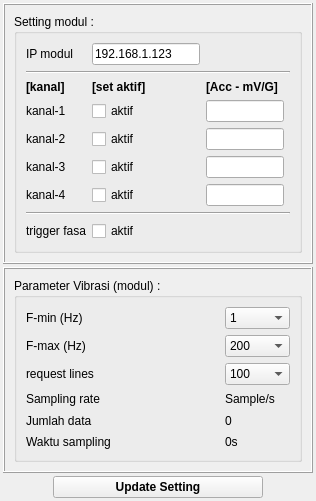
<?xml version="1.0" encoding="UTF-8"?>
<ui version="4.0">
 <class>ModulSetting</class>
 <widget class="QWidget" name="ModulSetting">
  <property name="geometry">
   <rect>
    <x>0</x>
    <y>0</y>
    <width>316</width>
    <height>501</height>
   </rect>
  </property>
  <property name="sizePolicy">
   <sizepolicy hsizetype="Fixed" vsizetype="Fixed">
    <horstretch>0</horstretch>
    <verstretch>0</verstretch>
   </sizepolicy>
  </property>
  <property name="minimumSize">
   <size>
    <width>0</width>
    <height>0</height>
   </size>
  </property>
  <property name="windowTitle">
   <string>Form</string>
  </property>
  <layout class="QVBoxLayout" name="verticalLayout">
   <property name="spacing">
    <number>3</number>
   </property>
   <property name="sizeConstraint">
    <enum>QLayout::SetDefaultConstraint</enum>
   </property>
   <property name="margin">
    <number>3</number>
   </property>
   <item>
    <widget class="QFrame" name="frame">
     <property name="frameShape">
      <enum>QFrame::Box</enum>
     </property>
     <property name="frameShadow">
      <enum>QFrame::Raised</enum>
     </property>
     <layout class="QVBoxLayout" name="verticalLayout_2">
      <item>
       <widget class="QGroupBox" name="groupBox">
        <property name="title">
         <string>Setting modul :</string>
        </property>
        <layout class="QGridLayout" name="gridLayout">
         <item row="0" column="1">
          <widget class="QLabel" name="label">
           <property name="text">
            <string>IP modul</string>
           </property>
          </widget>
         </item>
         <item row="0" column="2">
          <widget class="QLineEdit" name="le_ip_modul">
           <property name="sizePolicy">
            <sizepolicy hsizetype="Fixed" vsizetype="Fixed">
             <horstretch>0</horstretch>
             <verstretch>0</verstretch>
            </sizepolicy>
           </property>
           <property name="text">
            <string>192.168.1.123</string>
           </property>
          </widget>
         </item>
         <item row="1" column="1" colspan="4">
          <widget class="Line" name="line">
           <property name="orientation">
            <enum>Qt::Horizontal</enum>
           </property>
          </widget>
         </item>
         <item row="3" column="1">
          <widget class="QLabel" name="label_2">
           <property name="text">
            <string>kanal-1</string>
           </property>
          </widget>
         </item>
         <item row="3" column="2">
          <widget class="QCheckBox" name="chk_kanal1">
           <property name="text">
            <string>aktif</string>
           </property>
          </widget>
         </item>
         <item row="5" column="1">
          <widget class="QLabel" name="label_3">
           <property name="text">
            <string>kanal-2</string>
           </property>
          </widget>
         </item>
         <item row="6" column="1">
          <widget class="QLabel" name="label_4">
           <property name="text">
            <string>kanal-3</string>
           </property>
          </widget>
         </item>
         <item row="7" column="1">
          <widget class="QLabel" name="label_5">
           <property name="text">
            <string>kanal-4</string>
           </property>
          </widget>
         </item>
         <item row="5" column="2">
          <widget class="QCheckBox" name="chk_kanal2">
           <property name="text">
            <string>aktif</string>
           </property>
          </widget>
         </item>
         <item row="6" column="2">
          <widget class="QCheckBox" name="chk_kanal3">
           <property name="text">
            <string>aktif</string>
           </property>
          </widget>
         </item>
         <item row="7" column="2">
          <widget class="QCheckBox" name="chk_kanal4">
           <property name="text">
            <string>aktif</string>
           </property>
          </widget>
         </item>
         <item row="8" column="1" colspan="4">
          <widget class="Line" name="line_2">
           <property name="orientation">
            <enum>Qt::Horizontal</enum>
           </property>
          </widget>
         </item>
         <item row="11" column="2">
          <widget class="QCheckBox" name="chk_fasa_aktif">
           <property name="text">
            <string>aktif</string>
           </property>
          </widget>
         </item>
         <item row="11" column="1">
          <widget class="QLabel" name="label_6">
           <property name="text">
            <string>trigger fasa</string>
           </property>
          </widget>
         </item>
         <item row="2" column="1">
          <widget class="QLabel" name="label_11">
           <property name="font">
            <font>
             <weight>75</weight>
             <bold>true</bold>
            </font>
           </property>
           <property name="text">
            <string>[kanal]</string>
           </property>
          </widget>
         </item>
         <item row="2" column="2">
          <widget class="QLabel" name="label_12">
           <property name="font">
            <font>
             <weight>75</weight>
             <bold>true</bold>
            </font>
           </property>
           <property name="text">
            <string>[set aktif]</string>
           </property>
          </widget>
         </item>
         <item row="2" column="3">
          <widget class="QLabel" name="label_7">
           <property name="font">
            <font>
             <weight>75</weight>
             <bold>true</bold>
            </font>
           </property>
           <property name="text">
            <string>[Acc - mV/G]</string>
           </property>
          </widget>
         </item>
         <item row="3" column="3">
          <widget class="QLineEdit" name="le_acc1"/>
         </item>
         <item row="5" column="3">
          <widget class="QLineEdit" name="le_acc2"/>
         </item>
         <item row="6" column="3">
          <widget class="QLineEdit" name="le_acc3"/>
         </item>
         <item row="7" column="3">
          <widget class="QLineEdit" name="le_acc4"/>
         </item>
        </layout>
       </widget>
      </item>
     </layout>
    </widget>
   </item>
   <item>
    <widget class="QFrame" name="frame_2">
     <property name="font">
      <font>
       <weight>50</weight>
       <bold>false</bold>
      </font>
     </property>
     <property name="frameShape">
      <enum>QFrame::Box</enum>
     </property>
     <property name="frameShadow">
      <enum>QFrame::Raised</enum>
     </property>
     <layout class="QVBoxLayout" name="verticalLayout_3">
      <item>
       <widget class="QGroupBox" name="groupBox_2">
        <property name="title">
         <string>Parameter Vibrasi (modul) :</string>
        </property>
        <layout class="QGridLayout" name="gridLayout_2" columnstretch="1,0">
         <item row="1" column="0">
          <widget class="QLabel" name="label_8">
           <property name="text">
            <string>F-max (Hz)</string>
           </property>
          </widget>
         </item>
         <item row="3" column="0">
          <widget class="QLabel" name="label_9">
           <property name="text">
            <string>request lines</string>
           </property>
          </widget>
         </item>
         <item row="3" column="1">
          <widget class="QComboBox" name="cb_lines">
           <item>
            <property name="text">
             <string>100</string>
            </property>
           </item>
           <item>
            <property name="text">
             <string>200</string>
            </property>
           </item>
           <item>
            <property name="text">
             <string>400</string>
            </property>
           </item>
           <item>
            <property name="text">
             <string>800</string>
            </property>
           </item>
           <item>
            <property name="text">
             <string>1600</string>
            </property>
           </item>
           <item>
            <property name="text">
             <string>3200</string>
            </property>
           </item>
          </widget>
         </item>
         <item row="1" column="1">
          <widget class="QComboBox" name="cb_fstop">
           <item>
            <property name="text">
             <string>200</string>
            </property>
           </item>
           <item>
            <property name="text">
             <string>300</string>
            </property>
           </item>
           <item>
            <property name="text">
             <string>400</string>
            </property>
           </item>
           <item>
            <property name="text">
             <string>500</string>
            </property>
           </item>
           <item>
            <property name="text">
             <string>600</string>
            </property>
           </item>
           <item>
            <property name="text">
             <string>700</string>
            </property>
           </item>
           <item>
            <property name="text">
             <string>800</string>
            </property>
           </item>
           <item>
            <property name="text">
             <string>900</string>
            </property>
           </item>
           <item>
            <property name="text">
             <string>1000</string>
            </property>
           </item>
           <item>
            <property name="text">
             <string>1500</string>
            </property>
           </item>
           <item>
            <property name="text">
             <string>2000</string>
            </property>
           </item>
           <item>
            <property name="text">
             <string>2500</string>
            </property>
           </item>
           <item>
            <property name="text">
             <string>3000</string>
            </property>
           </item>
           <item>
            <property name="text">
             <string>5000</string>
            </property>
           </item>
           <item>
            <property name="text">
             <string>10000</string>
            </property>
           </item>
          </widget>
         </item>
         <item row="4" column="0">
          <widget class="QLabel" name="label_13">
           <property name="text">
            <string>Sampling rate</string>
           </property>
          </widget>
         </item>
         <item row="6" column="0">
          <widget class="QLabel" name="label_15">
           <property name="text">
            <string>Waktu sampling</string>
           </property>
          </widget>
         </item>
         <item row="5" column="0">
          <widget class="QLabel" name="label_14">
           <property name="text">
            <string>Jumlah data</string>
           </property>
          </widget>
         </item>
         <item row="4" column="1">
          <widget class="QLabel" name="labelSamplingRate">
           <property name="text">
            <string>Sample/s</string>
           </property>
          </widget>
         </item>
         <item row="5" column="1">
          <widget class="QLabel" name="labelDataCount">
           <property name="text">
            <string>0</string>
           </property>
          </widget>
         </item>
         <item row="6" column="1">
          <widget class="QLabel" name="labelETA">
           <property name="text">
            <string>0s</string>
           </property>
          </widget>
         </item>
         <item row="0" column="0">
          <widget class="QLabel" name="label_10">
           <property name="text">
            <string>F-min (Hz)</string>
           </property>
          </widget>
         </item>
         <item row="0" column="1">
          <widget class="QComboBox" name="cb_fstart">
           <item>
            <property name="text">
             <string>1</string>
            </property>
           </item>
           <item>
            <property name="text">
             <string>5</string>
            </property>
           </item>
           <item>
            <property name="text">
             <string>10</string>
            </property>
           </item>
           <item>
            <property name="text">
             <string>20</string>
            </property>
           </item>
           <item>
            <property name="text">
             <string>60</string>
            </property>
           </item>
           <item>
            <property name="text">
             <string>120</string>
            </property>
           </item>
          </widget>
         </item>
        </layout>
       </widget>
      </item>
     </layout>
    </widget>
   </item>
   <item>
    <layout class="QHBoxLayout" name="horizontalLayout">
     <property name="leftMargin">
      <number>50</number>
     </property>
     <property name="rightMargin">
      <number>50</number>
     </property>
     <item>
      <widget class="QPushButton" name="pb_update_set_modul">
       <property name="maximumSize">
        <size>
         <width>16777215</width>
         <height>16777215</height>
        </size>
       </property>
       <property name="font">
        <font>
         <weight>75</weight>
         <bold>true</bold>
        </font>
       </property>
       <property name="text">
        <string>Update Setting</string>
       </property>
      </widget>
     </item>
    </layout>
   </item>
  </layout>
 </widget>
 <resources/>
 <connections/>
</ui>
